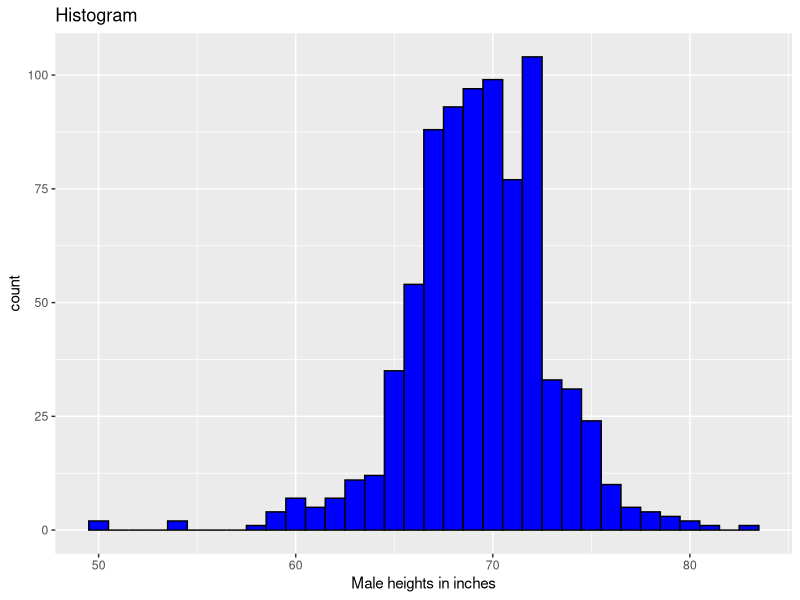
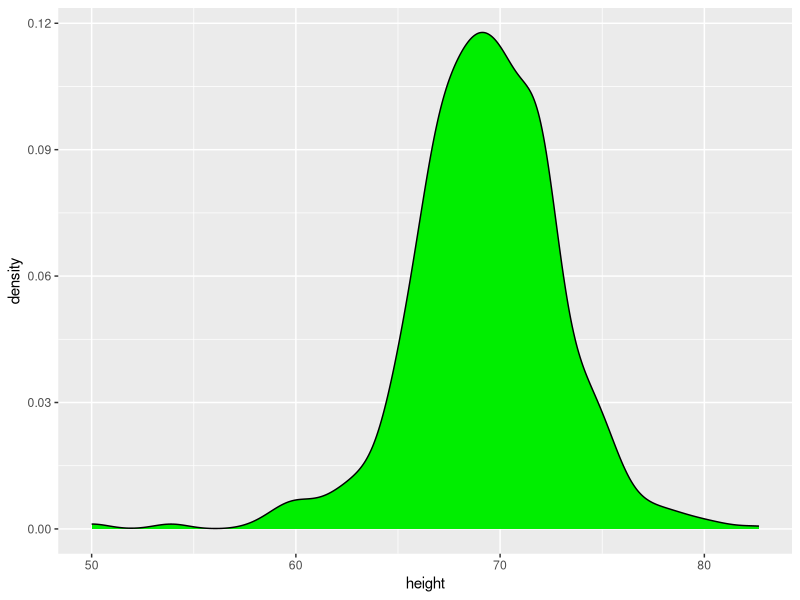
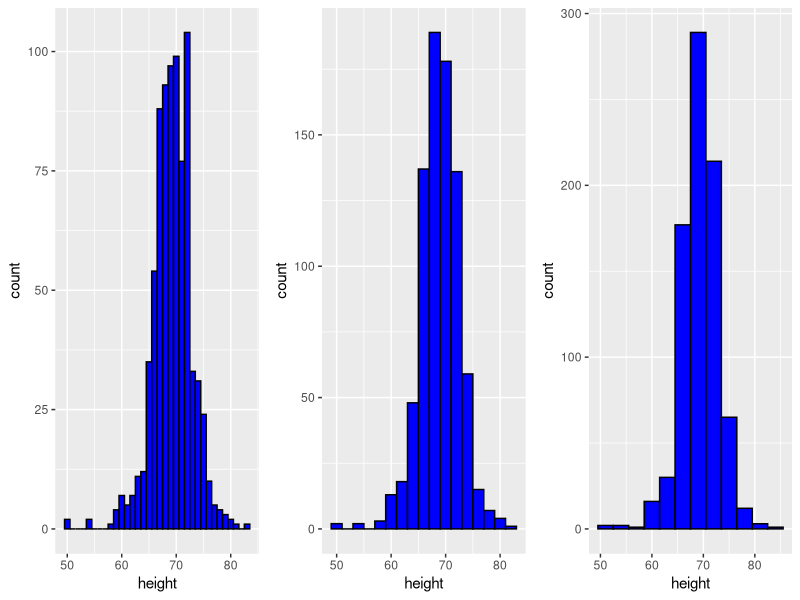
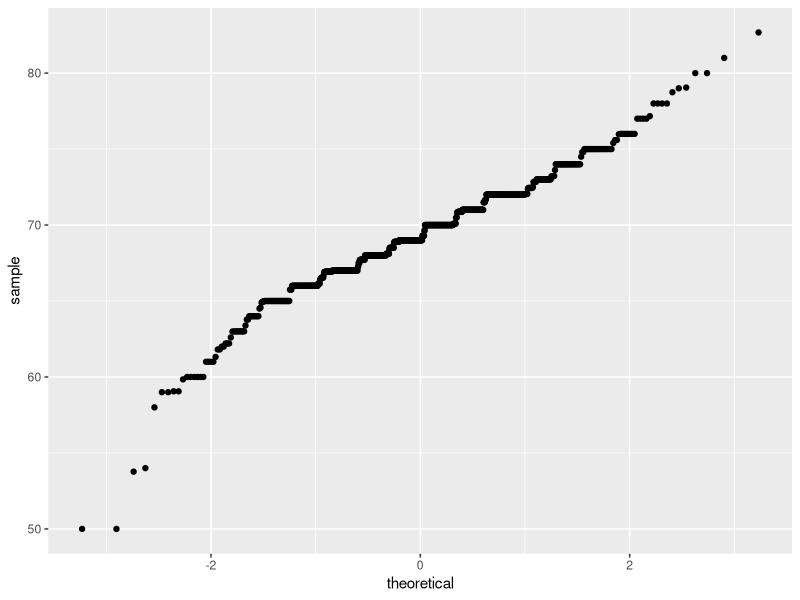
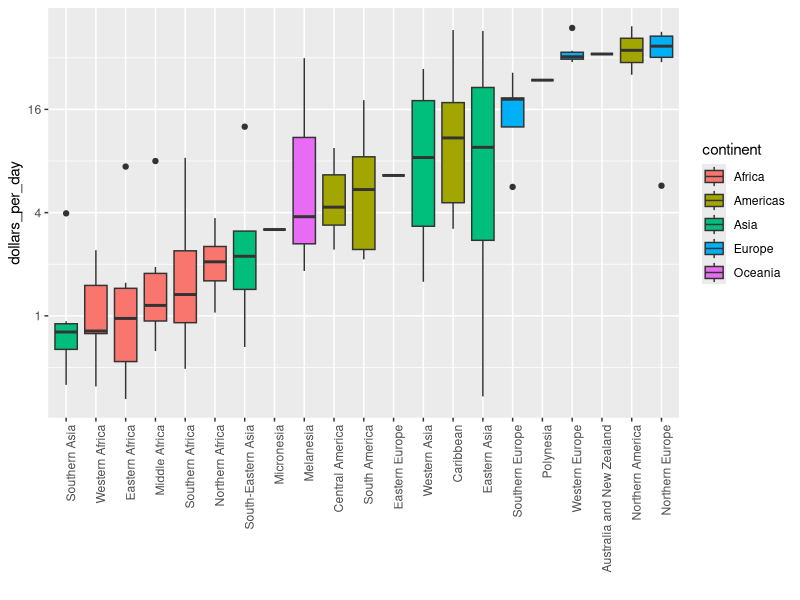
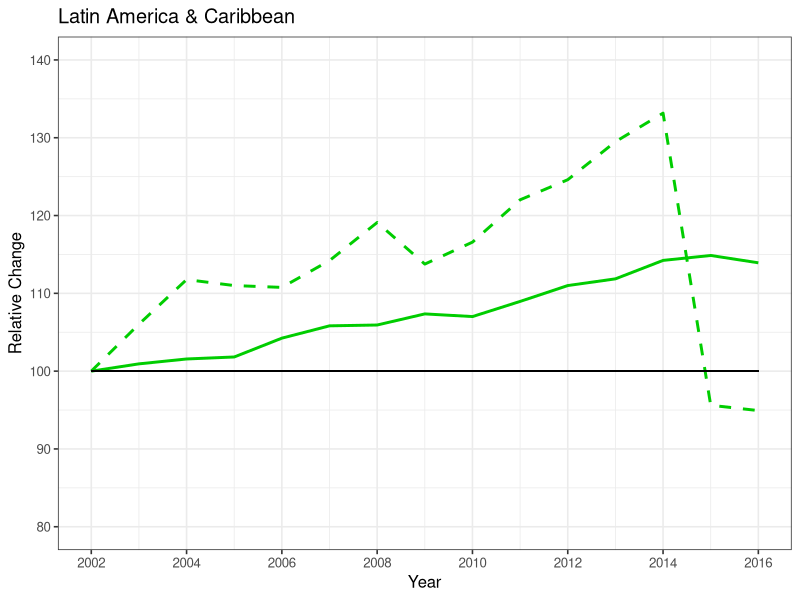
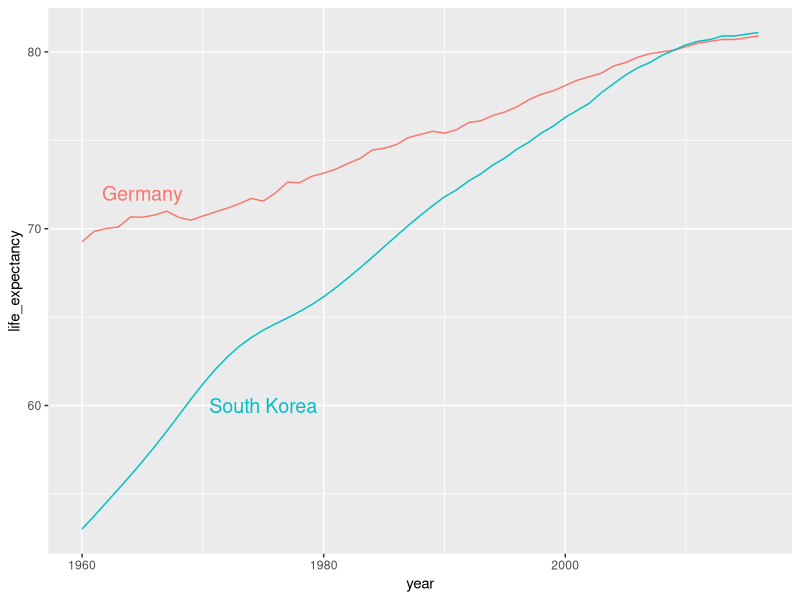
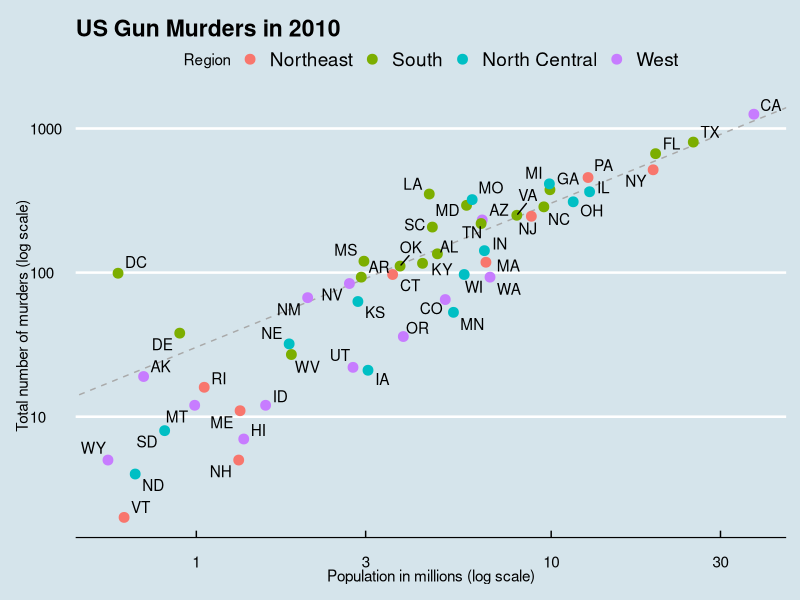

These charts were generated, in order, by the following R code:
## ---- chunk 1
library(readxl)
library(tidyverse)
library(ggplot2)
library(gridExtra)
library(ggrepel)
library(ggthemes)
library(dslabs)
LAC <- read_excel("data/honors_lac.xlsx", 
                  sheet = "Latin America & Caribbean")
## ---- chunk 2
hist <- heights %>% 
  filter(sex=="Male")
## ---- chunk 3
ggplot(hist, aes(x=height))+
  geom_histogram(binwidth = 1, fill = "blue", col = "black") +
    xlab("Male heights in inches") +
    ggtitle("Histogram")
## ---- chunk 4
ggplot(hist, aes(x=height))+
  geom_density(fill = "green2")
## ---- chunk 5
p <- heights %>% filter(sex == "Male") %>% ggplot(aes(x = height))
p1 <- p + geom_histogram(binwidth = 1, fill = "blue", col = "black")
p2 <- p + geom_histogram(binwidth = 2, fill = "blue", col = "black")
p3 <- p + geom_histogram(binwidth = 3, fill = "blue", col = "black")

grid.arrange(p1, p2, p3, ncol = 3)
## ---- chunk 6
p1 <- heights %>% filter(sex == "Male") 
ggplot(p1, aes(sample = height))+
  geom_qq()
## ---- chunk 7
gapminder <- gapminder %>%
    mutate(dollars_per_day = gdp/population/365)
## ---- chunk 8
gapminder %>%
    filter(year == "1970" & !is.na(gdp)) %>%
    mutate(region = reorder(region, dollars_per_day, FUN = median)) %>%    # reorder
    ggplot(aes(region, dollars_per_day, fill = continent)) +    # color by continent
    geom_boxplot() +
    theme(axis.text.x = element_text(angle = 90, hjust = 1)) +
    xlab("")+
  scale_y_continuous(trans = "log2")
## ---- chunk 9
ggplot(LAC, aes(x=Year))+
  geom_line(aes(y=Yield_r), color="Green3", size=1)+
  geom_line(aes(y=Area_r), color="Green3", linetype="dashed", size=1)+
  labs(title="Latin America & Caribbean", x="Year", y="Relative Change")+
  theme_bw(base_size = 12)+
  coord_cartesian(ylim=c(80, 140))+
  scale_y_continuous(breaks = seq(80, 140, 10))+
  scale_x_continuous(breaks = seq(2002, 2016, 2))+
  geom_segment(aes(x=2002, y=100, xend=2016, yend=100), size=0.5)
## ---- chunk 10
countries <- c("South Korea", "Germany")
new_labels <- data.frame(country = countries, x = c(1975, 1965), y = c(60, 72))

gapminder %>% filter(country %in% countries) %>%
    ggplot(aes(year, life_expectancy, col = country)) +
    geom_line() +
    geom_text(data = new_labels, aes(x, y, label = country), size = 5) +
    theme(legend.position = "none")
## ---- chunk 11
summary_r <- murders %>%
    summarize(rate = sum(total) / sum(population) * 10^6) %>%
    .$rate
## ---- chunk 12
ggplot(murders, aes(x=population/10^6, y=total, label = abb)) +
    geom_abline(intercept = log10(summary_r), lty = 2, color = "darkgrey") +
    geom_point(aes(col = region), size = 3) +
    geom_text_repel() +
    scale_x_log10() +
    scale_y_log10() +
    labs(title = "US Gun Murders in 2010", x="Population in millions (log scale)",
         y="Total number of murders (log scale)")+
    scale_color_discrete(name = "Region") +
    theme_economist()
## ---- chunk 13
data0 <- read_csv("data/honors_baseline.csv")

data1 <- data0 %>% 
  select(2,3,5,6,13)
data2 <- data1 %>%
  filter(Year=="2016")
## ---- chunk 14
ggplot(data2, aes(x=log(GDP_capita), y=log(Fertilizer_use), color=Region))+
  geom_point()+
  geom_text(aes(label=Country), hjust=1, vjust=0)+
  labs(title="Fertilizer Use (2016)", x="Log(GDP per Capita)", y="Log(Fertilizer Use)")+
  theme_classic(base_size = 12)+
  coord_cartesian(xlim=c(5.5, 11.2))
## ---- chunk 15
filter(gapminder, year %in% c(1962, 2012)) %>%
    ggplot(aes(fertility, life_expectancy, col = continent)) +
    geom_point() +
    facet_grid(continent ~ year)
## ---- chunk 16
filter(gapminder, year %in% c(1962, 2012)) %>%
    ggplot(aes(fertility, life_expectancy, col = continent)) +
    geom_point() +
    facet_grid(. ~ year)
## ---- chunk 17
years <- c(1962, 1980, 1990, 2000, 2012)
continents <- c("Europe", "Asia")
gapminder %>%
    filter(year %in% years & continent %in% continents) %>%
    ggplot(aes(fertility, life_expectancy, col = continent)) +
    geom_point() +
    facet_wrap(~year)
